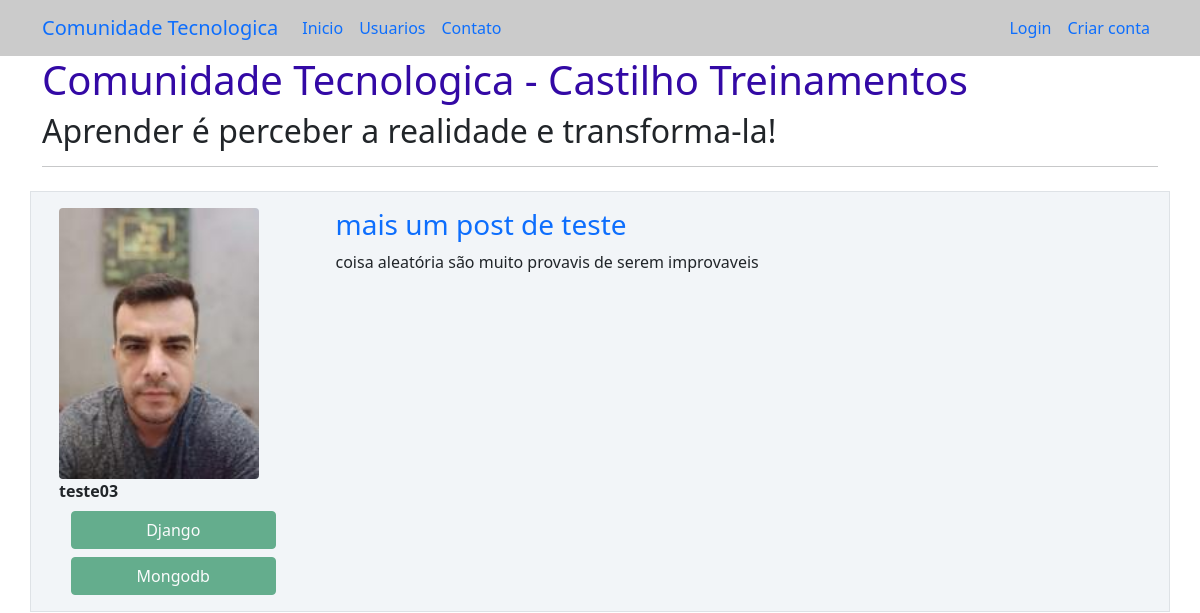
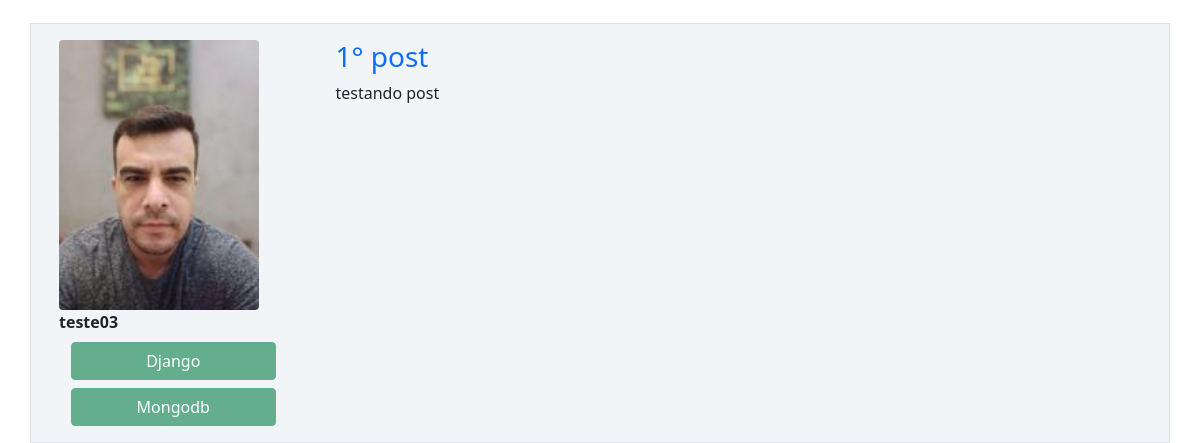
Before: / with the older database file (2 pictures, top to bottom).
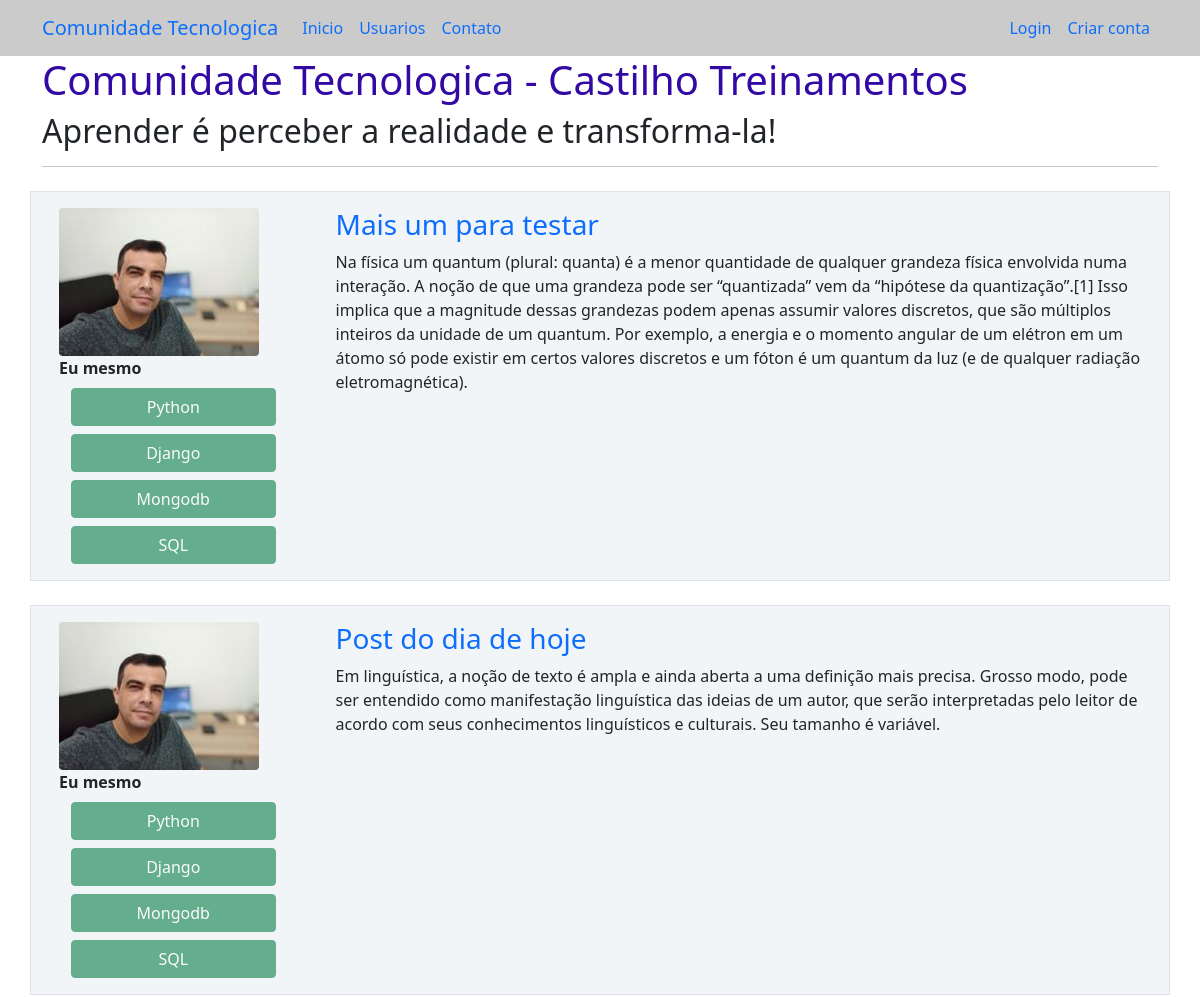
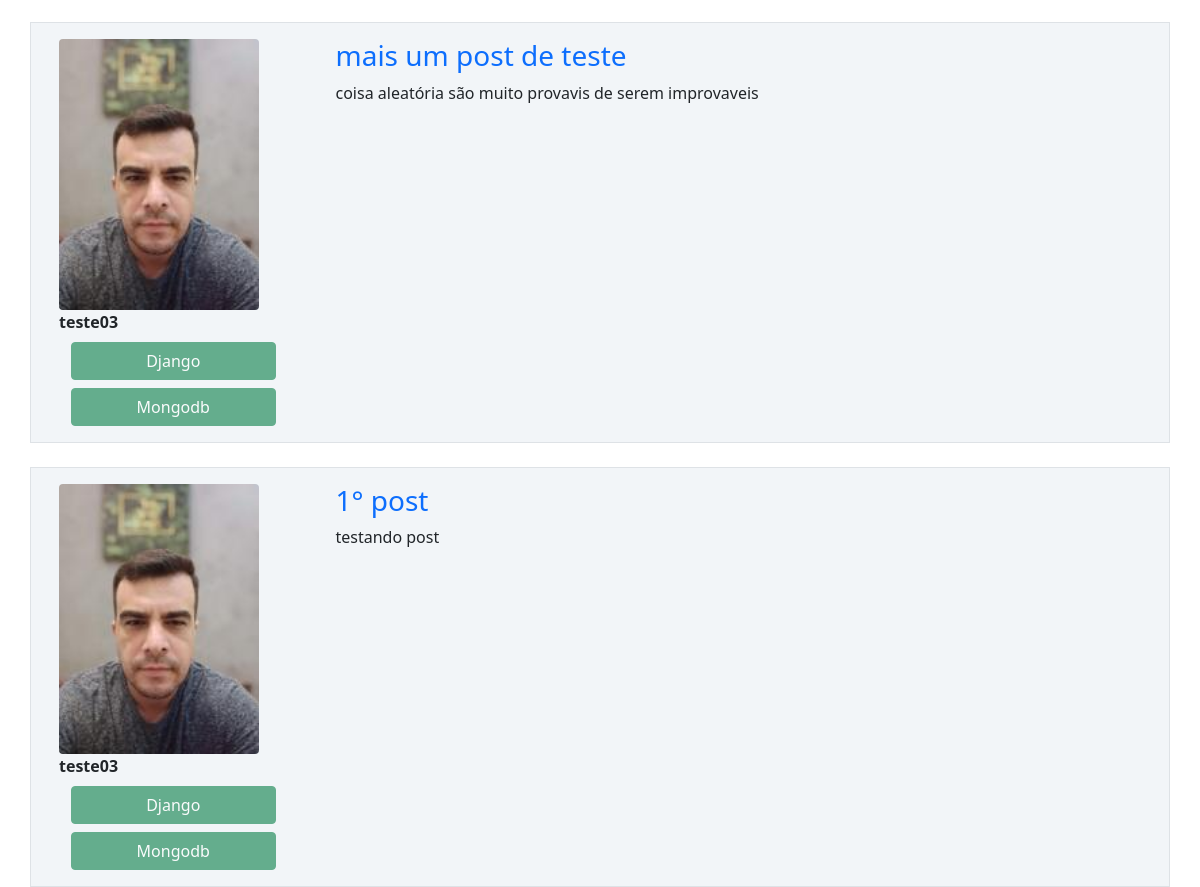
After: the same page with the newer database file (2 pictures, top to bottom).
### comunidadetecnologica/models.py (models this page shows, shortened)
class Post(database.Model):
    id = database.Column(database.Integer, primary_key=True)
    titulo = database.Column(database.String, nullable=False)
    corpo = database.Column(database.Text, nullable=False)
    data_criacao = database.Column(
        database.DateTime, nullable=False, default=datetime.utcnow)
    id_usuario = database.Column(
        database.Integer, database.ForeignKey('usuario.id'), nullable=False)

class Usuario(database.Model,UserMixin):
    id = database.Column(database.Integer, primary_key=True)
    username = database.Column(database.String, nullable=False)
    email = database.Column(database.String, nullable=False, unique=True)
    senha = database.Column(database.String, nullable=False)
    foto_perfil = database.Column(database.String, default='default.jpg')
    posts = database.relationship('Post', backref='autor', lazy=True)
    cursos = database.Column(
        database.String, nullable=False, default='Não Informado')

### comunidadetecnologica/routes.py (the view)
@app.route('/')
def home():
    posts = Post.query.order_by(Post.id.desc())
    return render_template('home.html', posts=posts)

### comunidadetecnologica/templates/home.html
{% extends 'base.html' %}
{% block body %}
        <div class="container">
            <h1 style="color:rgb(51, 9, 165)">Comunidade Tecnologica - Castilho Treinamentos</h1>
            <h2>Aprender é perceber a realidade e transforma-la!</h2>
            <hr>
            {% for post in posts%}
                <div class="row border mt-4 p-3 meupost">
                    <div class=" container col col-3">
                        <div class="image pe-1">
                            <img src="{{url_for('static', filename='fotos_perfil/{}'.format(post.autor.foto_perfil))}}" class="rounded" width="200" />
                          </div>
                          <strong>{{post.autor.username}} </strong>
                          <div class="row justify-content-center container">
                                    {% for curso in post.autor.cursos.split(';') %}
                                        <button type="button" class="btn btn-success mt-2" disabled>{{curso}}</button>
                                    {% endfor%}
                            </div>
                    </div>
                    <div class="col col-9">
                        <h3><a style="text-decoration: none;" href="{{ url_for('exibir_post', post_id=post.id) }}" >{{post.titulo}}</a></h3>
                        <p> {{post.corpo}} </p>
                    </div>
                </div>
            {% endfor %}
        </div>
{% endblock %}

### comunidadetecnologica/templates/base.html (shortened to what this page needs)
<!DOCTYPE html>
<html lang="pt-br">
<head>
    <link href="https://cdn.jsdelivr.net/npm/bootstrap@5.0.0-beta1/dist/css/bootstrap.min.css" rel="stylesheet">
   <link rel="stylesheet" href="{{url_for('static', filename='main.css')}}"  type="text/css">
</head>
<body>
    {% include 'navbar.html' %}
    {% block body %}
    {% endblock %}
</body>
</html>

### comunidadetecnologica/templates/navbar.html
<nav class="navbar navbar-expand-lg bg-body-tertiary nbar">
  <div class="container-fluid container">
    <a class="navbar-brand" href="{{url_for('home')}}"
      >Comunidade Tecnologica</a
    >
    <div class="collapse navbar-collapse" id="navbarSupportedContent">
      <ul class="navbar-nav me-auto mb-2 mb-lg-0">
        <li class="nav-item">
          <a
            class="nav-link active"
            aria-current="page"
            href="{{url_for('home')}}"
            >Inicio</a
          >
        </li>
        <li class="nav-item">
          <a class="nav-link" href="{{url_for('usuarios')}}">Usuarios</a>
        </li>
        <li class="nav-item">
          <a class="nav-link" href="{{url_for('contato')}}">Contato</a>
        </li>
      </ul>
      <ul class="d-flex navbar-nav">
        {%if current_user.is_authenticated %}
        <li class="nav-item">
          <a class="nav-link" href="{{url_for('criarpost')}}">Criar Post</a>
        </li>
        <li class="nav-item">
          <a class="nav-link" href="{{url_for('perfil')}}">Meu Perfil</a>
        </li>
        <li class="nav-item">
          <a class="nav-link" href="{{url_for('sair')}}">Sair</a>
        </li>
        {%else%}
        <li class="nav-item">
          <a class="nav-link" href="{{url_for('login')}}">Login</a>
        </li>
        <li class="nav-item">
          <a class="nav-link" href="{{url_for('login')}}">Criar conta</a>
        </li>
        {%endif%}
      </ul>
    </div>
  </div>
</nav>

### comunidadetecnologica/static/main.css (style rules this page uses)
.meupost { background: #f2f5f8 !important; }
.nbar { background: #cbcbcb !important; }

Changed rows visible on the page:
added Post: foto_perfil (picture), autor.username "Eu mesmo", curso "Python" "Django" "Mongodb" "SQL", titulo "Mais um para testar", corpo "Na física um quantum (plural: quanta) é a menor quantidade de qualquer grandeza física envolvida numa interação. A noção de que uma grandeza pode ser “quantizada” vem da “hipótese da quantização”.[1] Isso implica que a magnitude dessas grandezas podem apenas assumir valores discretos, que são múltiplos inteiros da unidade de um quantum. Por exemplo, a energia e o momento angular de um elétron em um átomo só pode existir em certos valores discretos e um fóton é um quantum da luz (e de qualquer radiação eletromagnética)."
added Post: foto_perfil (picture), autor.username "Eu mesmo", curso "Python" "Django" "Mongodb" "SQL", titulo "Post do dia de hoje", corpo "Em linguística, a noção de texto é ampla e ainda aberta a uma definição mais precisa. Grosso modo, pode ser entendido como manifestação linguística das ideias de um autor, que serão interpretadas pelo leitor de acordo com seus conhecimentos linguísticos e culturais. Seu tamanho é variável."
